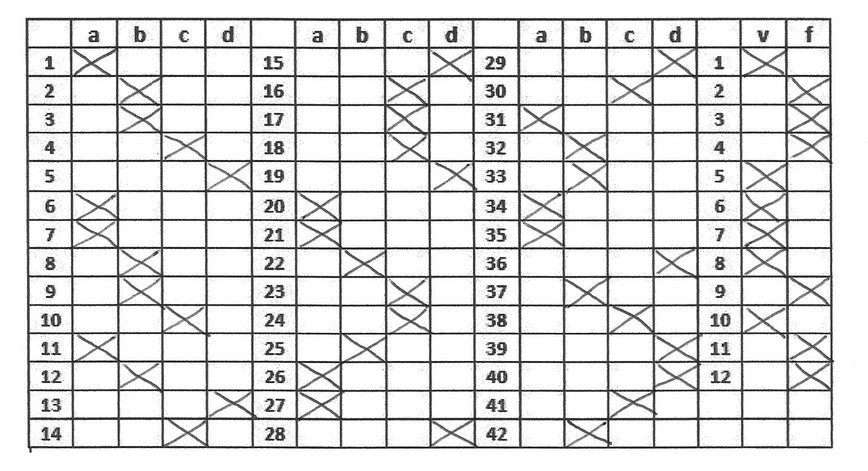
//> input picture data/j-test/test1.jpg, 868 x 471 px
$ ./table_detect   (built with g++ and OpenCV 4)
//> lines starting //> are read from the running program, lines starting //| are printed output that depends on the picture; after the words box and inside, x2 and y2 are one past the last pixel; in counts of white or black regions, pixels touching at a corner belong together
#include <iostream>
#include <opencv2/opencv.hpp>
#include <iomanip>
#include <vector>
#include <iterator>
// #include "opencv2/core/core.hpp"

using namespace std;
using namespace cv;

template<typename T>
std::vector<T> slice(std::vector<T> const &v, int m, int n)
{
    auto first = v.cbegin() + m;
    auto last = v.cbegin() + n + 1;

    std::vector<T> vec(first, last);
    return vec;
}

template<typename T>
void printVector(const T& t) {
    std::copy(t.cbegin(), t.cend(), std::ostream_iterator<typename T::value_type>(std::cout, ", "));
}

vector<vector<Rect>> sortRectangles(vector<Rect> rects)
{
    vector<vector<Rect>> sorted_cells;

    std::sort(rects.begin(), rects.end(), [](Rect a, Rect b){
        return (a.tl().y < b.tl().y);
    });

    for (int i = 0; i < rects.size(); i += 18)
    {
        vector<Rect> row(rects.begin()+i, rects.begin()+i+18);

        std::sort(row.begin(), row.end(), [](Rect a, Rect b){
            return (a.tl().x < b.tl().x);
        });

        sorted_cells.push_back(row);
    }

    return sorted_cells;
}
void drawLine(Vec2f line, Mat &img, Scalar rgb = CV_RGB(0,0,255))
{
    if(line[1]!=0)
    {
        float m = -1/tan(line[1]);

        float c = line[0]/sin(line[1]);

        cv::line(img, Point(0, c), Point(img.size().width, m*img.size().width+c), rgb);
    }
    else
    {
        cv::line(img, Point(line[0], 0), Point(line[0], img.size().height), rgb);
    }

}

vector<int> getSelectedAnswer(vector<Rect> answers, Mat base_img, int question_number)
{
    vector<Mat> img_answers;
    // int current_most_confident_idx = -1;

    // 4 values will hold the value for each possible answer
    // 1 means selected, 0 means empty, -1 means scrubbed
    vector<int> rtn_answers;

    for (int i=1; i < answers.size(); i++)
    {
        Mat cell = base_img(answers[i]).clone();
        img_answers.push_back(cell);

        // Find black points
        vector<Vec2f> lines;
        // imshow("CELL", cell);

        cvtColor( cell, cell, COLOR_BGR2GRAY ); //Convert to gray

        // Find black points
        Mat cell_binary;
        threshold( cell, cell_binary, 180, 255, THRESH_BINARY );

        // imshow("BIN", cell_binary);

        // findNonZero(cell, black_pixels);
        int black_pixels = cell.total() - countNonZero(cell_binary);
        double ratio = (double)black_pixels / (double)cell.total();

        cout.precision(2);
        cout << question_number << "=> " << "Black pixels count: " << black_pixels << "Total: " << cell.total()  << " Ratio: " <<  std::fixed << ratio << endl;

        Canny(cell, cell, 50, 200, 3);

        // [4 lines of commented-out code are left out]

        HoughLines(cell, lines, 4, CV_PI/300, 80);

        if (ratio > 0.40)
        {
            // cout << "PUSHED -1" << endl;
            rtn_answers.push_back(-1);
        }

        else if (lines.size() > 0)
        {
            rtn_answers.push_back(1);
        }
        else
        {
            rtn_answers.push_back(0);
        }

        // cout << "Lines: " << lines.size() << endl;

        for(int i=0;i<lines.size();i++)
        {
            float slope = abs(lines[i][1] / lines[i][0]);
            drawLine(lines[i], cell, CV_RGB(255,0,0));
        }

        // imshow("Cell", cell);
    }

    // cout << "Answer: " << current_most_confident_idx << endl;
    // waitKey(0);

    return rtn_answers;
}

void drawRectsQuestion(vector<Rect> cells, vector<int> answers, Mat& base_img)
{
    // [4 lines of commented-out code are left out]
    int already_answered = 0;


    for (int i = 1; i < cells.size(); i++)
    {
        if (answers[i-1] == 1)
        {
            if (already_answered == 1)
            {
                rectangle( base_img, cells[i].tl(), cells[i].br(), Scalar(255, 0, 0), 2, 8, 0 );
            }
            else
            {
                rectangle( base_img, cells[i].tl(), cells[i].br(), Scalar(0, 255, 0), 2, 8, 0 );
                already_answered = 1;
            }
        }
        else if (answers[i-1] == -1)
        {
            rectangle( base_img, cells[i].tl(), cells[i].br(), Scalar(0, 0, 255), 2, 8, 0 );
        }

    }
}

int main(int argc, char** argv)
{
    string filename = "data/j-test/test1.jpg";

    if (argc > 1)
        filename = argv[1];

    // Load source image
    Mat src = imread(filename);
//> src is the input picture: 471 rows x 868 cols, CV_8UC3; min 0, max 255, mean 222.3

    // Check if image is loaded fine
    if(!src.data)
        cerr << "Problem loading image!!!" << endl;

    //    // Show source image
    //    imshow("src", src);

    // resizing for practical reasons
    Mat rsz;
    Size size(800, 900);
    resize(src, rsz, size);

    // imshow("rsz", rsz);

    // Transform source image to gray if it is not
    Mat gray;

    if (rsz.channels() == 3)
    {
        cvtColor(rsz, gray, COLOR_BGR2GRAY);
    }
    else
    {
        gray = rsz;
    }

    // Show gray image
    // imshow("gray", gray);

    // Apply adaptiveThreshold at the bitwise_not of gray, notice the ~ symbol
    Mat bw;
    adaptiveThreshold(~gray, bw, 255, ADAPTIVE_THRESH_MEAN_C, THRESH_BINARY, 15, -2);
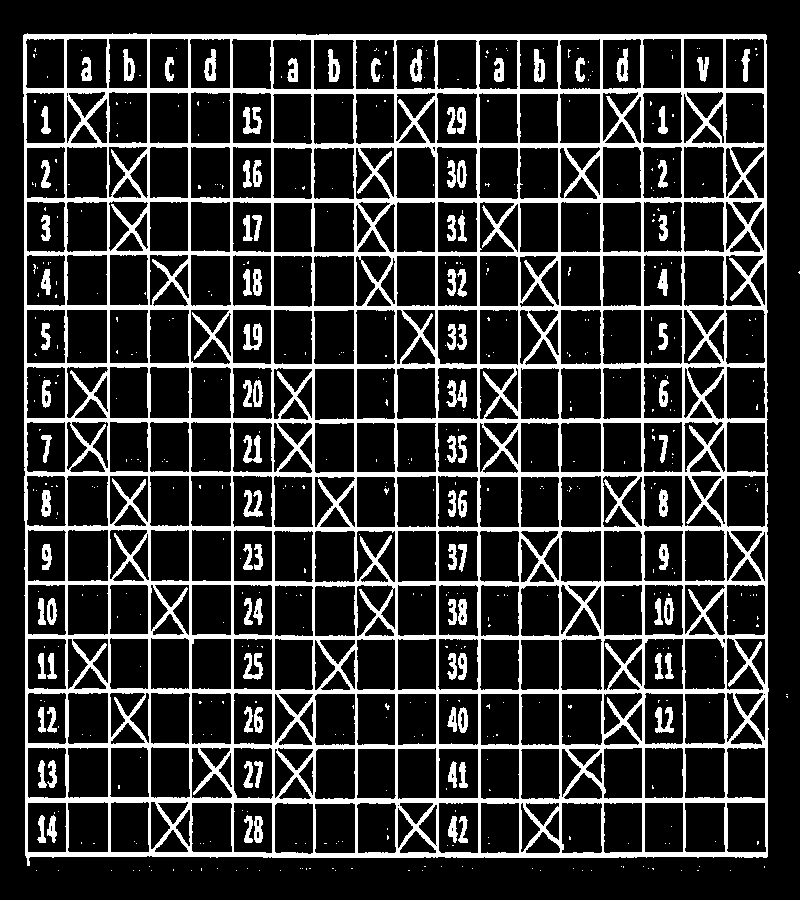
//> bw: 900 rows x 800 cols, CV_8UC1; 19.7% white; 529 white regions (431 under 20 px), largest, box (x1, y1, x2, y2) and area: (23, 33, 769, 866) 123835, (243, 323, 262, 350) 314, (446, 380, 467, 408) 313

    // Show binary image
    // imshow("binary", bw);

    // Create the images that will use to extract the horizonta and vertical lines
    Mat horizontal = bw.clone();
    Mat vertical = bw.clone();

    int scale = 35; // play with this variable in order to increase/decrease the amount of lines to be detected

    // Specify size on horizontal axis
    int horizontalsize = horizontal.cols / scale;

    // Create structure element for extracting horizontal lines through morphology operations
    Mat horizontalStructure = getStructuringElement(MORPH_RECT, Size(horizontalsize,1));

    // Apply morphology operations
    erode(horizontal, horizontal, horizontalStructure, Point(-1, -1));
    dilate(horizontal, horizontal, horizontalStructure, Point(-1, -1));
//> horizontal: 900 rows x 800 cols, CV_8UC1; 7.5% white; 16 white regions, largest, box (x1, y1, x2, y2) and area: (24, 34, 768, 40) 4072, (26, 852, 769, 858) 3701, (26, 797, 769, 804) 3638
    //    dilate(horizontal, horizontal, horizontalStructure, Point(-1, -1)); // expand horizontal lines

    // Show extracted horizontal lines
    // imshow("horizontal", horizontal);
    // Specify size on vertical axis
    int verticalsize = vertical.rows / scale;

    // Create structure element for extracting vertical lines through morphology operations
    Mat verticalStructure = getStructuringElement(MORPH_RECT, Size( 1,verticalsize));

    // Apply morphology operations
    erode(vertical, vertical, verticalStructure, Point(-1, -1));
    dilate(vertical, vertical, verticalStructure, Point(-1, -1));
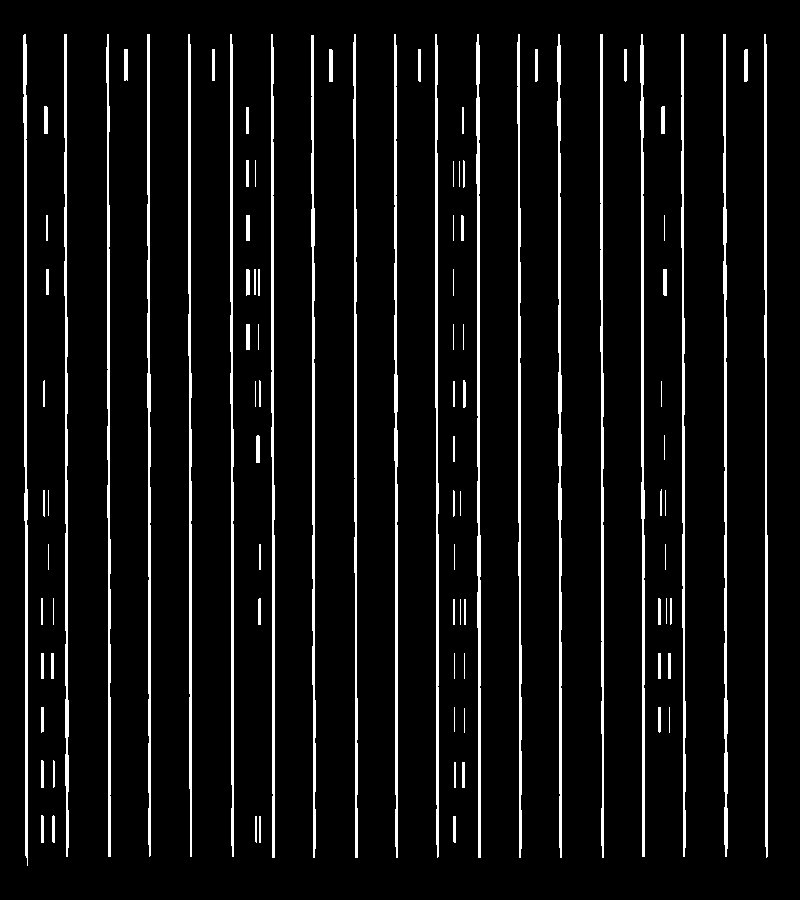
//> vertical: 900 rows x 800 cols, CV_8UC1; 6.9% white; 98 white regions, largest, box (x1, y1, x2, y2) and area: (476, 34, 481, 858) 2597, (23, 34, 28, 866) 2543, (640, 34, 645, 857) 2490
    //dilate(vertical, vertical, verticalStructure, Point(-1, -1)); // expand vertical lines

    // Show extracted vertical lines
    // imshow("vertical", vertical);

    // create a mask which includes the tables
    Mat mask = horizontal + vertical;
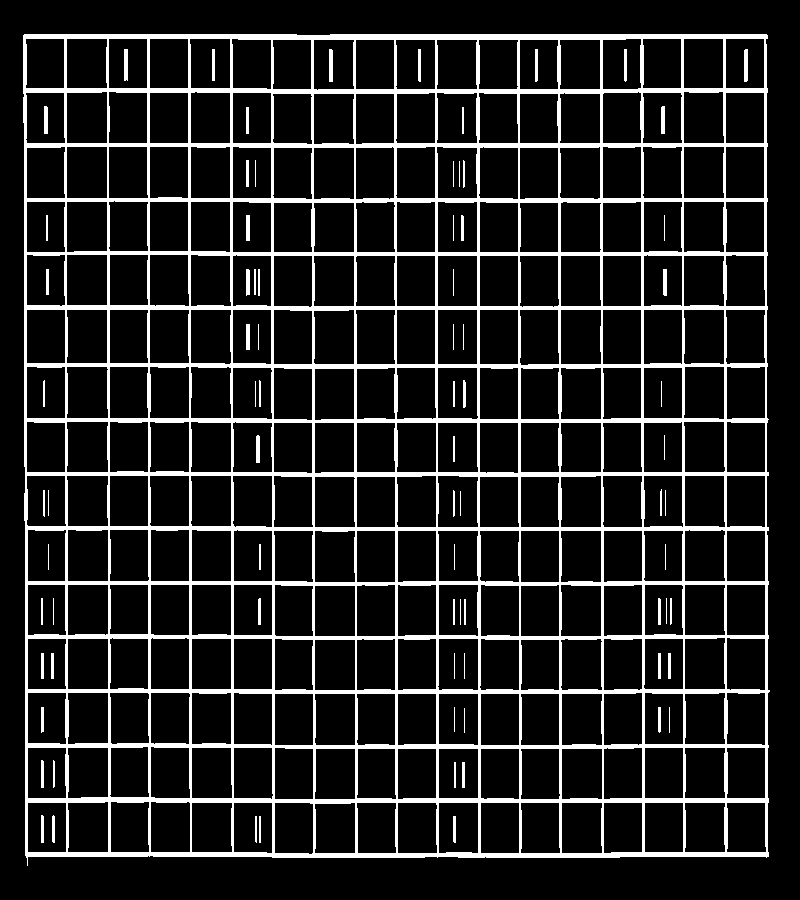
//> mask: 900 rows x 800 cols, CV_8UC1; 14% white; 80 white regions, largest, box (x1, y1, x2, y2) and area: (23, 34, 770, 866) 95704, (329, 49, 333, 82) 131, (744, 49, 748, 82) 130
    // imshow("mask", mask);

    // find the joints between the lines of the tables, we will use this information in order to descriminate tables from pictures (tables will contain more than 4 joints while a picture only 4 (i.e. at the corners))
    Mat joints;
    bitwise_and(horizontal, vertical, joints);
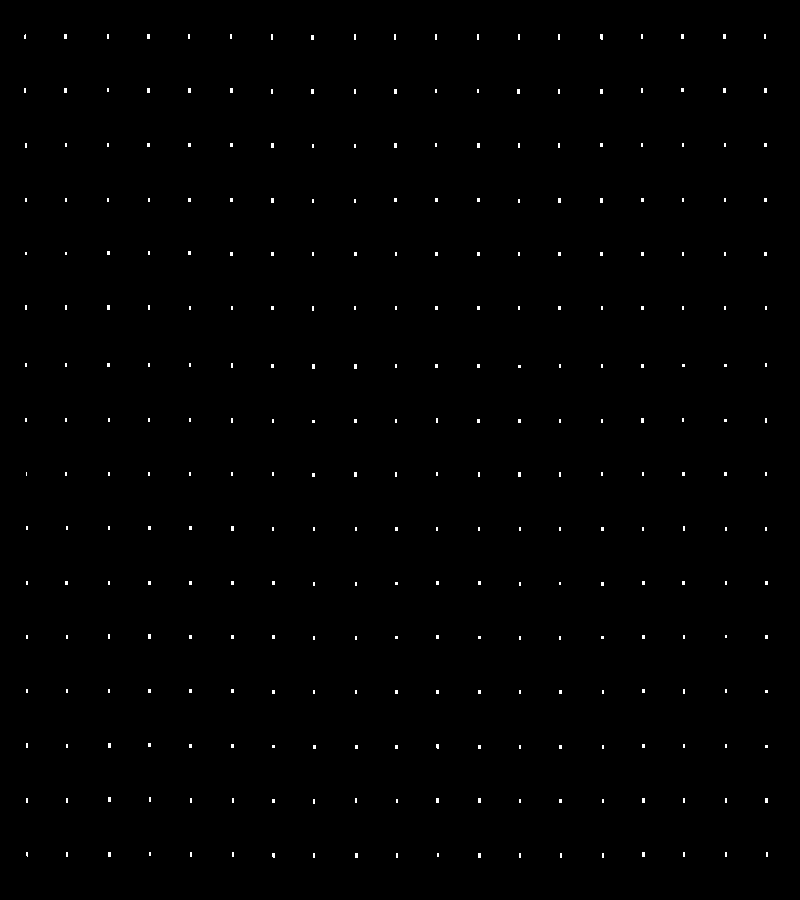
//> joints: 900 rows x 800 cols, CV_8UC1; 0.44% white in thin lines or dots, all inside (x1, y1, x2, y2) = (24, 34, 768, 858)
    // imshow("joints", joints);

    // Find external contours from the mask, which most probably will belong to tables or to images
    vector<Vec4i> hierarchy;
    std::vector<std::vector<cv::Point> > contours;
    cv::findContours(mask, contours, hierarchy, RETR_LIST, CHAIN_APPROX_SIMPLE, Point(0, 0));
//> contours = 350 contours, 26 with area under 20; largest, box (x1, y1, x2, y2) and area: (23, 34, 770, 866) 610318, (560, 309, 602, 365) 2227, (437, 309, 478, 365) 2198, (683, 309, 725, 365) 2186, (190, 309, 232, 365) 2180

    vector<vector<Point> > contours_poly( contours.size() );
//> contours_poly = 350 empty contours
    vector<Rect> boundRect;
    vector<Mat> rois;
    int ignored_contours = 0;

    for (size_t i = 0; i < contours.size(); i++)
    {
        approxPolyDP( Mat(contours[i]), contours_poly[i], 3, true );
        Rect temp = boundingRect( Mat(contours_poly[i]) );

        // Cells must fall within area size of 1600 < x < 2500 [This range should be more precise]
        if(temp.area() < 1600 || temp.area() > 2500)
        {
            ignored_contours++;
            // boundRect.erase(boundRect.begin() + i);
            continue;
        }

        boundRect.push_back(temp);

        // [12 lines of commented-out code are left out]
    }
//> this loop made 350 passes
//> temp on passes 1 to 8: Rect(453, 816, 3, 27), Rect(259, 816, 2, 27), Rect(255, 816, 2, 27), Rect(53, 815, 2, 28), Rect(41, 815, 3, 28), Rect(726, 802, 40, 51), Rect(684, 802, 42, 51), Rect(644, 802, 40, 51)
//> after the loop, contours_poly = 350 contours, 79 with area under 20; largest, box (x1, y1, x2, y2) and area: (24, 34, 769, 866) 609570, (560, 309, 602, 365) 2161, (683, 309, 725, 365) 2142, (66, 309, 108, 364) 2121, (313, 309, 355, 365) 2116; ignored_contours = 80; boundRect = 270 Rects (x, y, width, height), first 8: [726, 802, 40, 51], [684, 802, 42, 51], [644, 802, 40, 51], [603, 802, 40, 51], [561, 802, 42, 52], [520, 802, 40, 52], [480, 802, 40, 52], [438, 802, 41, 52]

    vector<vector<Rect>> res = sortRectangles(boundRect);
//> in sortRectangles, `std::sort(rects.begin(), rects.end(), [](Rect a, Rect b){ return (a.tl..`: rects = 270 Rects (x, y, width, height), first 8: [25, 38, 40, 51], [66, 38, 42, 51], [108, 38, 40, 51], [149, 38, 40, 51], [190, 38, 41, 51], [232, 38, 40, 52], [602, 38, 40, 52], [642, 38, 40, 51]
//> the loop in sortRectangles, `for (int i = 0; i < rects.size(); i += 18)` made 15 passes
//> res = 15 items

    cout << "Total contours: " << contours.size() << endl;
//| Total contours: 350
    cout << "Ignored contours (under 2000 area): " << ignored_contours << endl;
//| Ignored contours (under 2000 area): 80
    cout << "Number of cells found: " << boundRect.size() << endl;
//| Number of cells found: 270
    cout << "Number of rows: " << res.size() << endl;
//| Number of rows: 15
    imshow("contours", rsz);

    // Ignore first row
    for(int i = 1; i < res.size(); ++i)
    {
        // Slice vectors to corresponding length in the row
        vector<Rect> question_1 = slice(res[i], 0, 4);
        vector<Rect> question_2 = slice(res[i], 5, 9);
        vector<Rect> question_3 = slice(res[i], 10, 14);
        vector<Rect> question_tf;

        // Process cells from each question
        vector<int> r_1 = getSelectedAnswer(question_1, rsz, i);
        vector<int> r_2 = getSelectedAnswer(question_2, rsz, i + 14);
        vector<int> r_3 = getSelectedAnswer(question_3, rsz, i + 28);
        vector<int> r_tf;

        // T/F questions only present in the first 12 rows (this should be dynamically detected)
        if (i < 13)
        {
            question_tf = slice(res[i], 15, 17);
            r_tf = getSelectedAnswer(question_tf, rsz, i);
        }

        // Print values
        cout << "Question " << i << ": ";
        printVector(r_1);
        cout << endl;

        drawRectsQuestion(question_1, r_1, rsz);
        drawRectsQuestion(question_2, r_2, rsz);
        drawRectsQuestion(question_3, r_3, rsz);

        cout << "Question " << i + 14 << ": ";
        printVector(r_2);
        cout << endl;

        cout << "Question " << i + 28<< ": ";
        printVector(r_3);
        cout << endl;

        if (i < 13)
        {
            cout << "Question T/F" << i << ": ";
            printVector(r_tf);
            cout << endl;

            drawRectsQuestion(question_tf, r_tf, rsz);

        }
        imshow("contours", rsz);

        // waitKey(0);
    }
//> this loop made 14 passes
//> (r_2, r_3) on passes 3, 5, 8, 13, 14: ([0, 0, 1, 0], [1, 0, 0, 0]), ([0, 0, 0, 1], [0, 1, 0, 0]), ([0, 1, 0, 0], [0, 0, 0, 1]), ([1, 0, 0, 0], [0, 0, 1, 0]), ([0, 0, 0, 1], [0, 1, 0, 0])
//> (printed output is left out)
//> pass 1, `drawRectsQuestion(question_tf, r_tf, rsz);`:
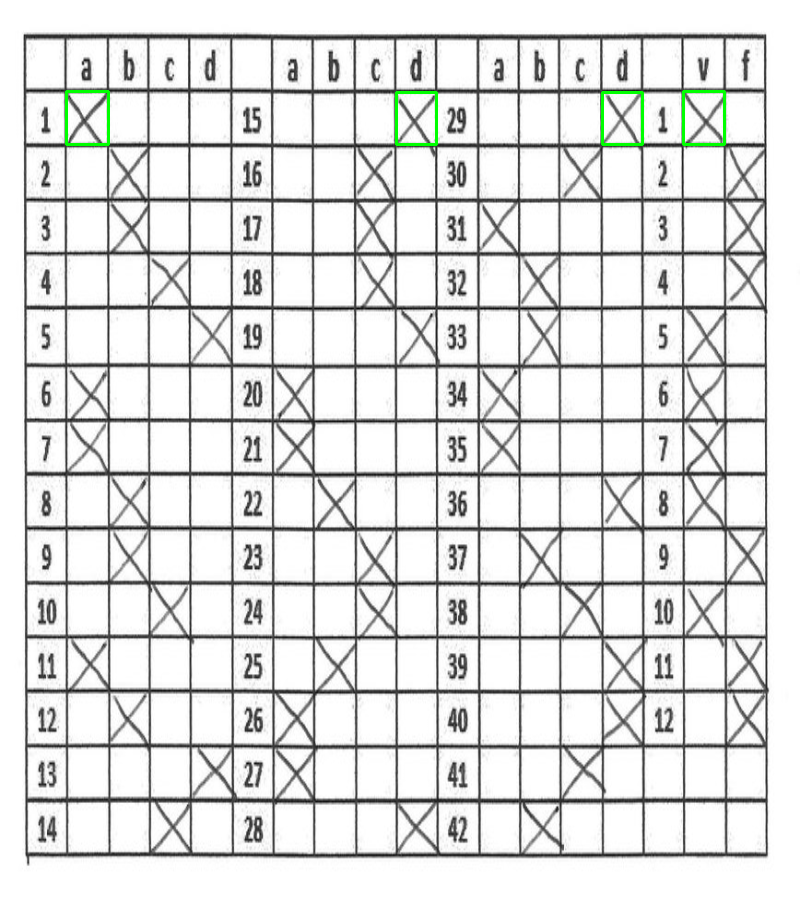
//> rsz: 900 rows x 800 cols, CV_8UC3; mean B, G, R 221.9, 222.7, 221.9
//> after the loop:
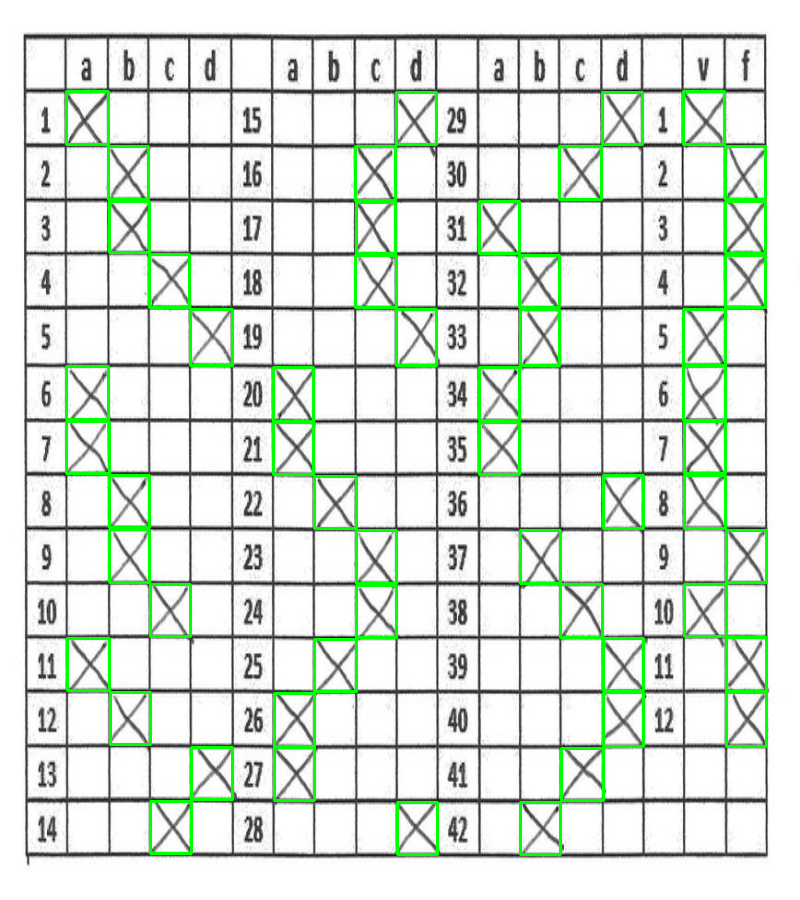
//> rsz: 900 rows x 800 cols, CV_8UC3; 3.73% of pixels changed, all inside (x1, y1, x2, y2) = (65, 145, 768, 856)

    return 0;
}
